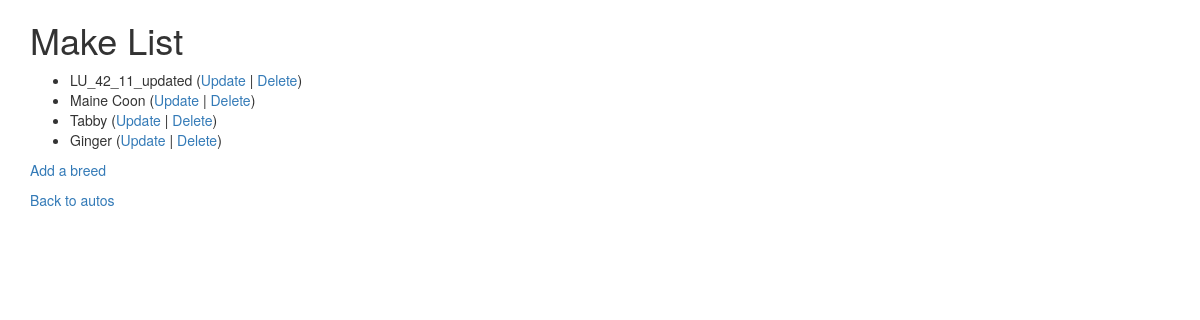
/cats/lookup/ (signed in), run on the app's committed database.
### cats/models.py (models this page shows, shortened)
class Breed(models.Model):
    name = models.CharField(
            max_length=200,
            validators=[MinLengthValidator(2, "Breed must be greater than 1 character")]
    )

### cats/views.py (the view)
# urls.py: path('lookup/', views.BreedView.as_view(), name='breed_list'),
class BreedView(LoginRequiredMixin, View):
    def get(self, request):
        ml = Breed.objects.all()
        ctx = {'breed_list': ml}
        return render(request, 'cats/breed_list.html', ctx)

### cats/templates/cats/breed_list.html
{% extends "base_bootstrap.html" %}
{% block content %}
  <h1>Make List</h1>
  {% if breed_list %}
  <ul>
    {% for breed in breed_list %}
      <li>
          {{ breed.name }}
         (<a href="{% url 'cats:breed_update' breed.id %}">Update</a> |
          <a href="{% url 'cats:breed_delete' breed.id %}">Delete</a>)
      </li>
    {% endfor %}
  </ul>
  {% else %}
    <p>There are no breeds in the library.</p>
  {% endif %}
  <p><a href="{% url 'cats:breed_create' %}">Add a breed</a></p>
  <p>
    <a href="{% url 'cats:all' %}">Back to autos</a>
  </p>
{% endblock %}

### data on the page
Breed: name "LU_42_11_updated"
Breed: name "Maine Coon"
Breed: name "Tabby"
Breed: name "Ginger"
